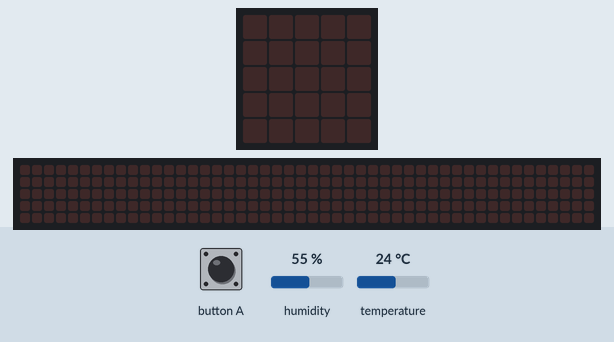
This program was run on a simulated BBC micro:bit (MakeCode). Shown: the board's 5×5 LED display, a strip that is not on the board, showing the scrolling text unrolled. Inputs (shaded band) come from the test bench; at power-on: humidity 55 %, temperature 24 °C. The 48×5 strip is a reading aid, not a part: it shows the text the display is scrolling, unrolled, one strip-width of it at a time.

Above: at 1.2 s.
1.3 s: button A pressed for 0.15 s
At 3.69 s:
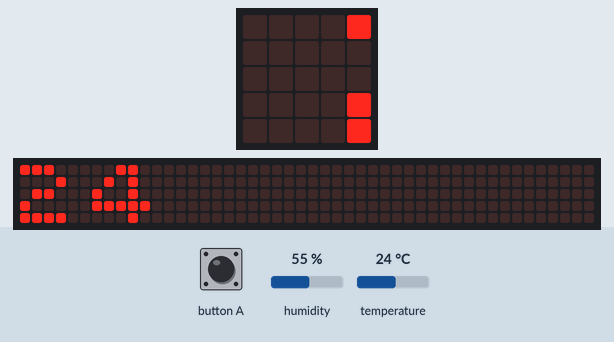
At 6.02 s:
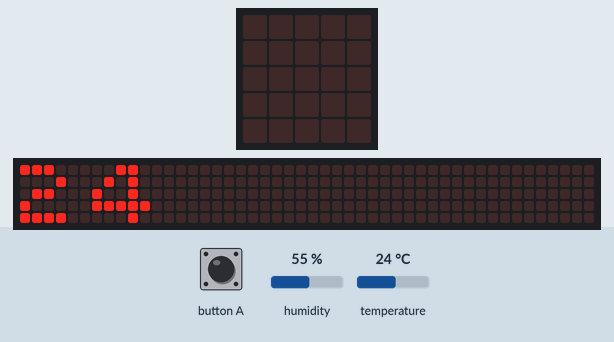
Timing chart, 0 to 7.5 s (numbered marks = the images above; inputs shaded):
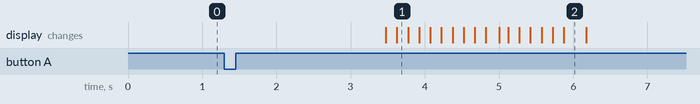

The program:

main.ts
```typescript
input.onButtonPressed(Button.A, function () {
    dht11_dht22.queryData(
    DHTtype.DHT11,
    DigitalPin.P1,
    true,
    false,
    true
    )
    basic.showString("" + (dht11_dht22.readData(dataType.temperature)))
})
dht11_dht22.selectTempType(tempType.celsius)
```

test.ts
```typescript
// les tests vont ici ; cela ne sera pas compilé si ce paquet est utilisé en tant qu'extension.
```

Measured:
- after the input at 1.3 s, the display: first changes after 2.2 s (image 1 shows a later state)
